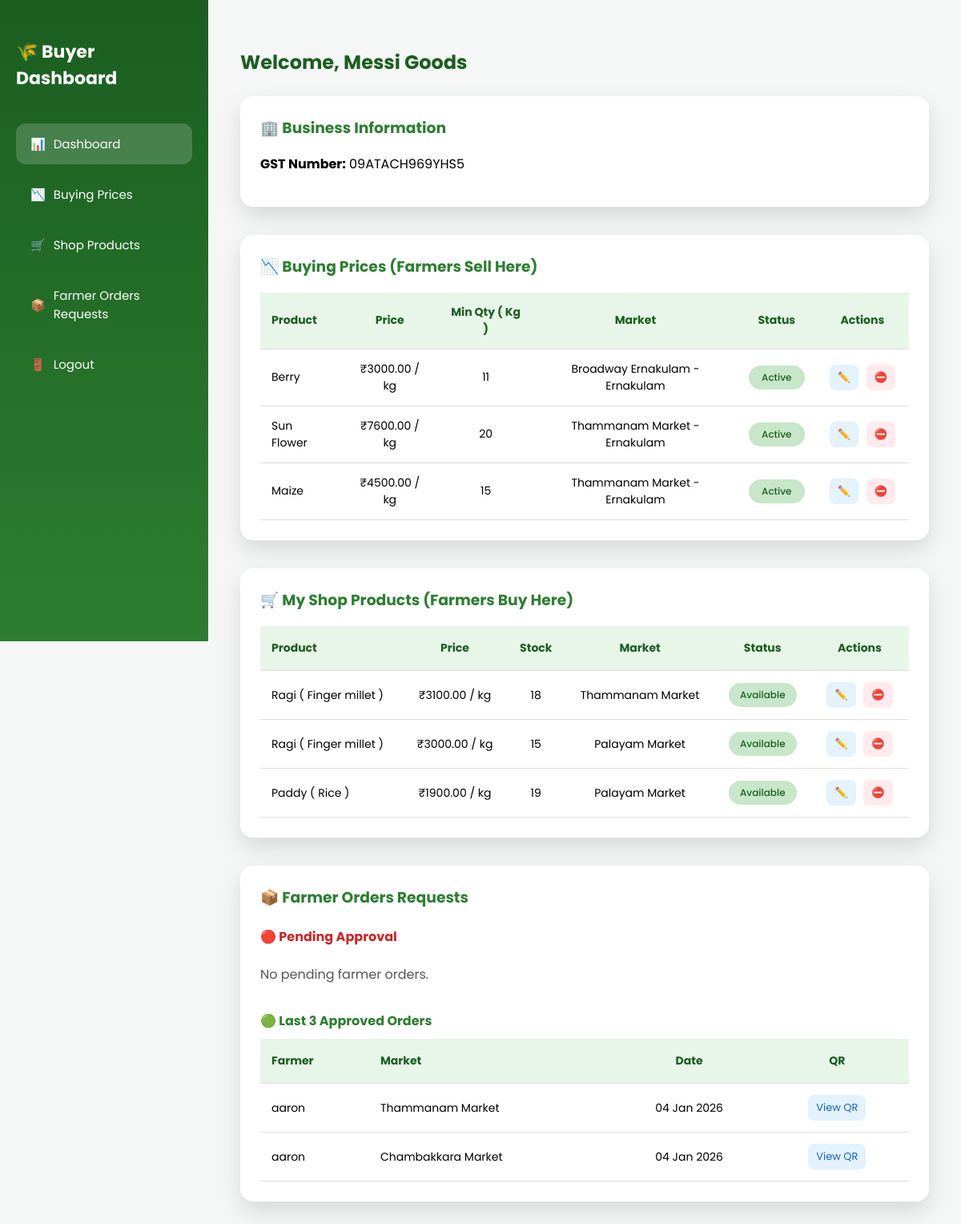
Page /buyer/buyer_dashboard/ (signed in) on the earlier database version.
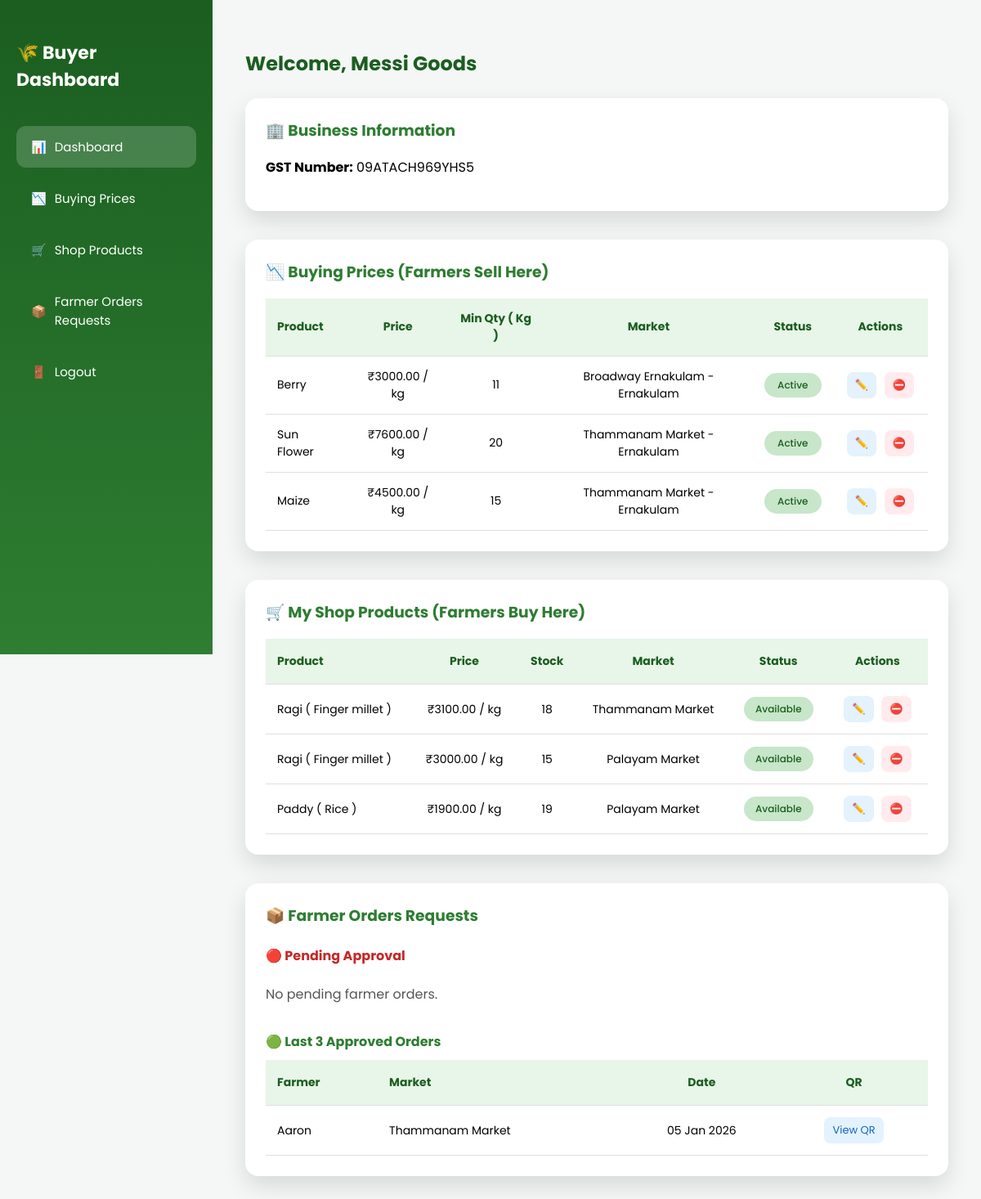
Same page on the later database version.
### buyersapp/models.py (models this page shows, shortened)
class BuyerBuyPrice(models.Model):
    buyer = models.ForeignKey(
        BuyerProfile,
        on_delete=models.CASCADE,
        related_name="buy_prices"
    )
    market = models.ForeignKey(
    Market,
    on_delete=models.CASCADE,
    related_name="buyer_buy_prices"
    )
    product = models.ForeignKey(
        Product,
        on_delete=models.CASCADE,
        related_name="buyer_prices"
    )
    price_per_unit = models.DecimalField(max_digits=8, decimal_places=2,default=1)
    unit = models.CharField(max_length=20, default="kg")
    min_quantity = models.PositiveIntegerField(default=1)
    is_active = models.BooleanField(default=True)
    updated_at = models.DateTimeField(auto_now=True)

class BuyerSellProduct(models.Model):
    buyer = models.ForeignKey(
        BuyerProfile,
        on_delete=models.CASCADE,
        related_name="shop_products"
    )
    market = models.ForeignKey(
    Market,
    on_delete=models.CASCADE,
    related_name="buyer_sell_products"
    )
    product = models.ForeignKey(
        Product,
        on_delete=models.CASCADE,
        related_name="sold_by_buyers"
    )
    price = models.DecimalField(max_digits=8, decimal_places=2)
    stock_quantity = models.PositiveIntegerField()
    unit = models.CharField(max_length=20, default="kg")
    is_available = models.BooleanField(default=True)
    created_at = models.DateTimeField(auto_now_add=True)

### products/models.py (models this page shows, shortened)
class Product(models.Model):
    SEASON_CHOICES = [
        ('Kharif', 'Kharif'),
        ('Rabi', 'Rabi'),
        ('Zaid', 'Zaid'),
        ('All', 'All Seasons'),
    ]
    name = models.CharField(max_length=120)
    category = models.ForeignKey(
        ProductCategory,
        on_delete=models.CASCADE,
        related_name="products"
    )
    season = models.CharField(
        max_length=20,
        choices=SEASON_CHOICES,
        default="All"
    )
    product_type = models.CharField(
        max_length=100,
        help_text="Hybrid, Organic, BT, Equipment Type"
    )
    description = models.TextField()
    image = models.ImageField(upload_to="products/", blank=True, null=True)
    price = models.DecimalField(
        max_digits=8,
        decimal_places=2,
        blank=True,
        null=True
    )
    is_active = models.BooleanField(default=True)
    created_at = models.DateTimeField(auto_now_add=True)

### markets/models.py (models this page shows)
class Market(models.Model):
    name = models.CharField(max_length=200)
    address = models.TextField()
    village = models.CharField(max_length=100)
    district = models.CharField(max_length=100)
    state = models.CharField(max_length=100)
    latitude = models.DecimalField(max_digits=9, decimal_places=6)
    longitude = models.DecimalField(max_digits=9, decimal_places=6)
    is_active = models.BooleanField(default=True)
    created_at = models.DateTimeField(auto_now_add=True)
    def __str__(self):
        return f"{self.name} - {self.district}"

### trading/models.py (models this page shows, shortened)
class MarketSellOrder(models.Model):
    farmer = models.ForeignKey(
        FarmerProfile,
        on_delete=models.CASCADE
    )
    buyer = models.ForeignKey(
        BuyerProfile,
        on_delete=models.CASCADE
    )
    market = models.ForeignKey(
        Market,
        on_delete=models.CASCADE
    )
    status = models.CharField(
        max_length=20,
        choices=(
            ("pending", "Pending"),
            ("approved", "Approved"),
            ("completed", "Completed"),
            ("rejected", "Rejected"),
        ),
        default="pending"
    )
    qr_code = models.ImageField(
        upload_to="qr_codes/",
        null=True,
        blank=True
    )
    created_at = models.DateTimeField(auto_now_add=True)

### farmersaccapp/models.py (models this page shows, shortened)
class FarmerProfile(models.Model):
    user = models.OneToOneField(
        AllUser,
        on_delete=models.CASCADE,
        related_name='farmer_profile'
    )
    village = models.CharField(max_length=100, blank=True, null=True)
    district = models.CharField(max_length=100, blank=True, null=True)
    state = models.CharField(max_length=100, blank=True, null=True)
    latitude = models.FloatField(blank=True, null=True)
    longitude = models.FloatField(blank=True, null=True)
    soil_type = models.CharField(max_length=100, blank=True, null=True)
    farm_area_acres = models.DecimalField(max_digits=6, decimal_places=2, blank=True, null=True)
    bank_account_number = models.CharField(max_length=14, blank=True, null=True)
    ifsc_code = models.CharField(max_length=11, blank=True, null=True)

class AllUser(models.Model):
    ROLE_CHOICES = (
        ('farmer', 'Farmer'),
        ('buyer', 'Buyer / Wholesaler / Exporter'),
        ('admin', 'Admin'),
    )
    username = models.CharField(max_length=150, unique=True)
    email = models.EmailField(unique=True)
    phone = models.CharField(max_length=15, unique=True)
    password = models.CharField(max_length=255)
    role = models.CharField(max_length=20, choices=ROLE_CHOICES)
    reset_token = models.CharField(max_length=100, null=True, blank=True)
    reset_token_created = models.DateTimeField(null=True, blank=True)
    is_approved = models.BooleanField(default=False)
    rejection_reason = models.TextField(blank=True, null=True)
    is_active = models.BooleanField(default=True)
    created_at = models.DateTimeField(default=timezone.now)

### farmersaccapp/decorators.py (the view)
    def wrapper(request, *args, **kwargs):
        if request.session.get("role") != "buyer":
            return redirect("login")
        user = AllUser.objects.get(id=request.session["user_id"])
        if not user.is_approved:
            return redirect("login")
        return view_func(request, *args, **kwargs)

### templates/buyer/buyer_dashboard.html (shortened to what the changed rows need)
<!DOCTYPE html>
<html lang="en">
<head>
</head>
<body>
    <div class="sidebar">
        <h2>🌾 Buyer Dashboard</h2>
    </div>
    <div class="main">
        <h2>Welcome, {{ buyer.business_name }}</h2>
        <div class="card">
            <table class="price-table">
                <tr>
                    <th class="left">Product</th>
                    <th class="center">Price</th>
                    <th class="center">Min Qty ( Kg )</th>
                    <th class="center">Market</th>
                    <th class="center">Status</th>
                    <th class="center">Actions</th>
                </tr>
                {% for price in buy_prices %}
                <tr>
                    <td class="left">{{ price.product.name }}</td>
                    <td class="center">₹{{ price.price_per_unit }} / {{ price.unit }}</td>
                    <td class="center">{{ price.min_quantity }}</td>
                    <td class="center">{{ price.market }}</td>
                    <td class="center">
                        {% if price.is_active %}
                        <span class="badge active-badge">Active</span>
                        {% else %}
                        <span class="badge inactive-badge">Inactive</span>
                        {% endif %}
                    </td>
                    <td class="center actions">
                        <a href="{% url 'edit_buying_price' price.id %}" class="btn edit">✏️</a>
                        {% if price.is_active %}
                        <a href="{% url 'toggle_buying_price' price.id %}" class="btn disable">⛔</a>
                        {% else %}
                        <a href="{% url 'toggle_buying_price' price.id %}" class="btn enable">▶️</a>
                        {% endif %}
                    </td>
                </tr>
                {% endfor %}
            </table>
        </div>
        <div class="card">
            <table class="price-table">
                <tr>
                    <th class="left">Product</th>
                    <th class="center">Price</th>
                    <th class="center">Stock</th>
                    <th class="center">Market</th>
                    <th class="center">Status</th>
                    <th class="center">Actions</th>
                </tr>
                {% for item in shop_products %}
                <tr>
                    <td class="left">{{ item.product.name }}</td>
                    <td class="center">₹{{ item.price }} / {{ item.unit }}</td>
                    <td class="center">{{ item.stock_quantity }}</td>
                    <td class="center">{{ item.market.name }}</td>
                    <td class="center">
                        {% if item.stock_quantity <= 0 %} <span class="badge inactive-badge">Out of Stock</span>
                            {% elif item.is_available %}
                            <span class="badge active-badge">Available</span>
                            {% else %}
                            <span class="badge inactive-badge">Unavailable</span>
                            {% endif %}
                    </td>
                    <td class="center actions">
                        <a href="{% url 'buyer_edit_shop_product' item.id %}" class="btn edit">✏️</a>
                        {% if item.is_available %}
                        <a href="{% url 'buyer_toggle_shop_product' item.id %}" class="btn disable">⛔</a>
                        {% else %}
                        <a href="{% url 'buyer_toggle_shop_product' item.id %}" class="btn enable">▶️</a>
                        {% endif %}
                    </td>
                </tr>
                {% empty %}
                <tr>
                    <td colspan="6">No shop products added</td>
                </tr>
                {% endfor %}
            </table>
        </div>
<div class="card">
    <div style="margin-top:10px;">
        {% if approved_orders %}
        <table class="price-table">
            <tr>
                <th class="left">Farmer</th>
                <th class="left">Market</th>
                <th class="center">Date</th>
                <th class="center">QR</th>
            </tr>
            {% for order in approved_orders %}
            <tr>
                <td class="left">{{ order.farmer.user.username }}</td>
                <td class="left">{{ order.market.name }}</td>
                <td class="center">
                    {{ order.created_at|date:"d M Y" }}
                </td>
                <td class="center">
                    <a href="{% url 'market_order_qr' order.id %}" class="btn edit">
                        View QR
                    </a>
                </td>
            </tr>
            {% endfor %}
        </table>
        {% else %}
        <div style="padding:12px 0; color:#555;">
            No approved orders yet.
        </div>
        {% endif %}
    </div>
</div>
    </div>
</body>
</html>

Differences in the rows shown:
removed MarketSellOrder: farmer.user.username "aaron", market.name "Thammanam Market", created_at "04 Jan 2026"
removed MarketSellOrder: farmer.user.username "aaron", market.name "Chambakkara Market", created_at "04 Jan 2026"
added MarketSellOrder: farmer.user.username "Aaron", market.name "Thammanam Market", created_at "05 Jan 2026"
